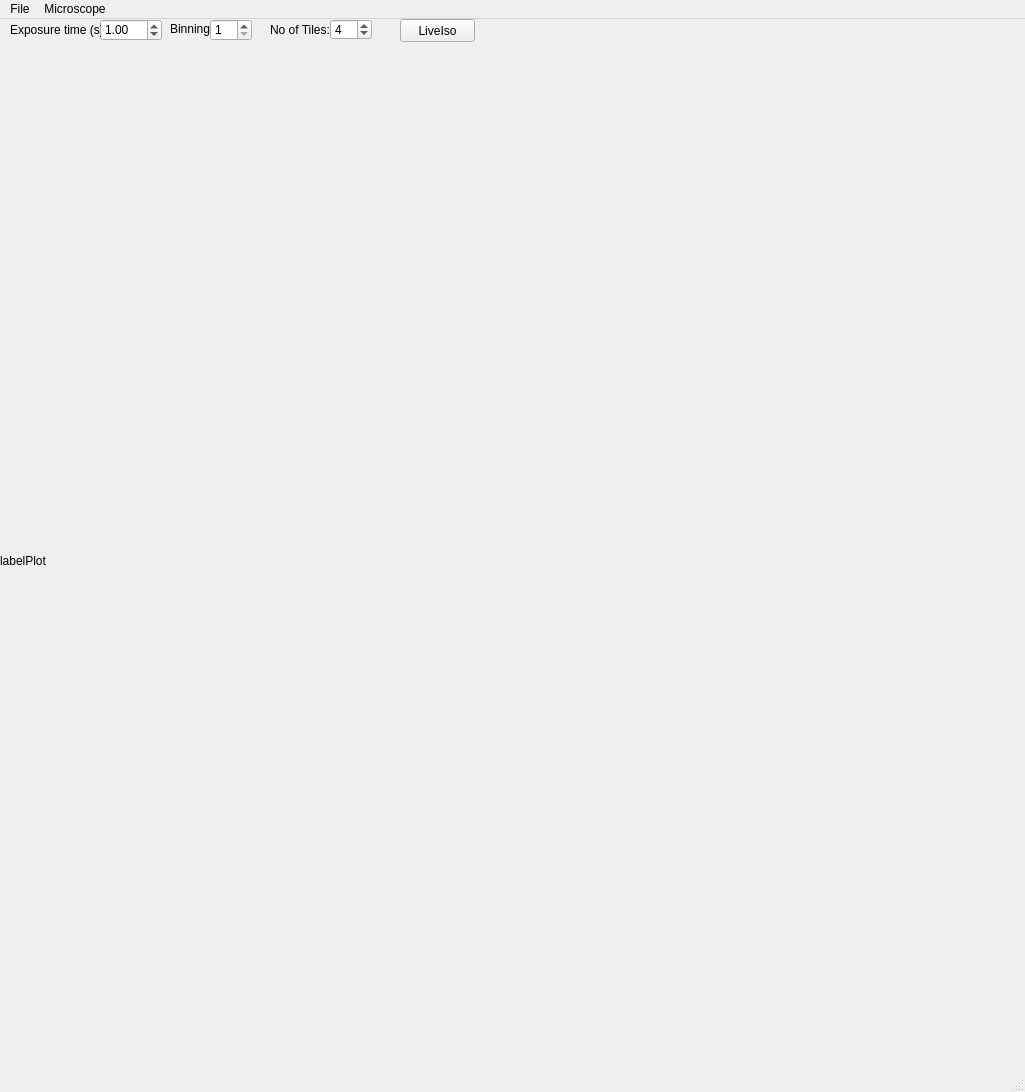
<?xml version="1.0" encoding="UTF-8"?>
<ui version="4.0">
 <class>IsoplanWindow</class>
 <widget class="QMainWindow" name="IsoplanWindow">
  <property name="geometry">
   <rect>
    <x>0</x>
    <y>0</y>
    <width>1025</width>
    <height>1092</height>
   </rect>
  </property>
  <property name="windowTitle">
   <string>Live Isoplanicity</string>
  </property>
  <widget class="QWidget" name="centralwidget">
   <widget class="QDoubleSpinBox" name="sbExposureTime">
    <property name="geometry">
     <rect>
      <x>100</x>
      <y>0</y>
      <width>62</width>
      <height>22</height>
     </rect>
    </property>
    <property name="value">
     <double>1.000000000000000</double>
    </property>
   </widget>
   <widget class="QLabel" name="label">
    <property name="geometry">
     <rect>
      <x>10</x>
      <y>0</y>
      <width>91</width>
      <height>21</height>
     </rect>
    </property>
    <property name="text">
     <string>Exposure time (s):</string>
    </property>
   </widget>
   <widget class="QPushButton" name="pbLiveIso">
    <property name="geometry">
     <rect>
      <x>400</x>
      <y>0</y>
      <width>75</width>
      <height>23</height>
     </rect>
    </property>
    <property name="text">
     <string>LiveIso</string>
    </property>
    <property name="checkable">
     <bool>true</bool>
    </property>
    <property name="checked">
     <bool>false</bool>
    </property>
   </widget>
   <widget class="QLabel" name="label_2">
    <property name="geometry">
     <rect>
      <x>170</x>
      <y>0</y>
      <width>46</width>
      <height>20</height>
     </rect>
    </property>
    <property name="text">
     <string>Binning:</string>
    </property>
   </widget>
   <widget class="QSpinBox" name="sbBinning">
    <property name="geometry">
     <rect>
      <x>210</x>
      <y>0</y>
      <width>42</width>
      <height>22</height>
     </rect>
    </property>
    <property name="minimum">
     <number>1</number>
    </property>
    <property name="maximum">
     <number>8</number>
    </property>
   </widget>
   <widget class="QLabel" name="labelPlot">
    <property name="geometry">
     <rect>
      <x>0</x>
      <y>30</y>
      <width>1024</width>
      <height>1024</height>
     </rect>
    </property>
    <property name="text">
     <string>labelPlot</string>
    </property>
   </widget>
   <widget class="QLabel" name="label_3">
    <property name="geometry">
     <rect>
      <x>270</x>
      <y>0</y>
      <width>61</width>
      <height>21</height>
     </rect>
    </property>
    <property name="text">
     <string>No of Tiles:</string>
    </property>
   </widget>
   <widget class="QSpinBox" name="sbNoTiles">
    <property name="geometry">
     <rect>
      <x>330</x>
      <y>0</y>
      <width>42</width>
      <height>21</height>
     </rect>
    </property>
    <property name="minimum">
     <number>2</number>
    </property>
    <property name="value">
     <number>4</number>
    </property>
   </widget>
  </widget>
  <widget class="QMenuBar" name="menubar">
   <property name="geometry">
    <rect>
     <x>0</x>
     <y>0</y>
     <width>1025</width>
     <height>21</height>
    </rect>
   </property>
   <widget class="QMenu" name="menuMicroscope">
    <property name="title">
     <string>Microscope</string>
    </property>
    <addaction name="actionSimulator"/>
    <addaction name="actionFEI_Titan"/>
   </widget>
   <widget class="QMenu" name="menuFile">
    <property name="title">
     <string>File</string>
    </property>
   </widget>
   <addaction name="menuFile"/>
   <addaction name="menuMicroscope"/>
  </widget>
  <widget class="QStatusBar" name="statusbar"/>
  <action name="actionSimulator">
   <property name="checkable">
    <bool>true</bool>
   </property>
   <property name="text">
    <string>Simulator</string>
   </property>
  </action>
  <action name="actionFEI_Titan">
   <property name="checkable">
    <bool>true</bool>
   </property>
   <property name="text">
    <string>FEI Titan</string>
   </property>
  </action>
 </widget>
 <resources/>
 <connections/>
</ui>
